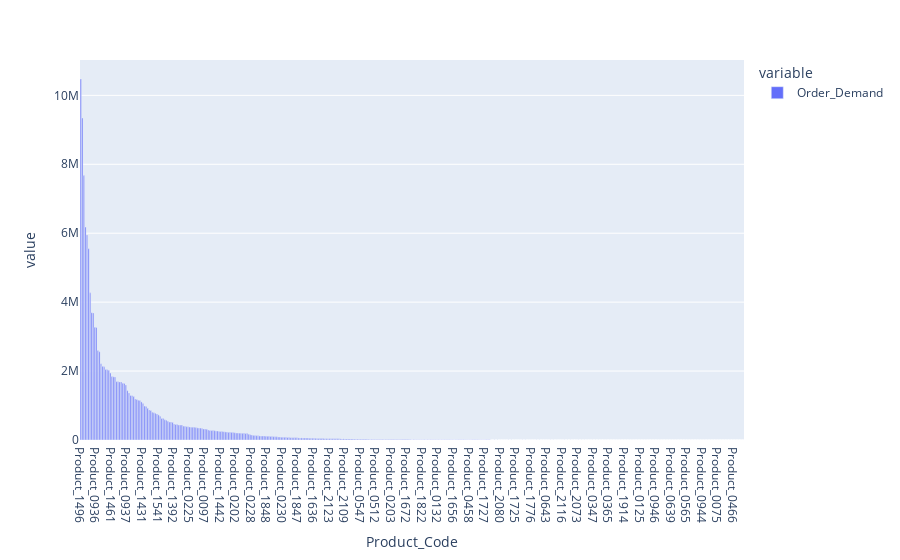

Notebook code for this chart:
### Code cell
px.bar(temp)

### Figure 1 — Plotly figure (JSON) as saved in the notebook; plotly's stock layout.template omitted (floating-point values rounded to 4 significant figures; data arrays with more than 128 entries replaced by an {"elided": "..."} marker saying what was removed)
{"data": [{"alignmentgroup": "True", "hovertemplate": "variable=Order_Demand<br>Product_Code=%{x}<br>value=%{y}<extra></extra>", "legendgroup": "Order_Demand", "marker": {"color": "#636efa", "pattern": {"shape": ""}}, "name": "Order_Demand", "offsetgroup": "Order_Demand", "orientation": "v", "showlegend": true, "textposition": "auto", "type": "bar", "x": {"elided": "427 str values"}, "xaxis": "x", "y": {"elided": "427 int values"}, "yaxis": "y"}], "layout": {"barmode": "relative", "legend": {"title": {"text": "variable"}, "tracegroupgap": 0}, "margin": {"t": 60}, "xaxis": {"anchor": "y", "domain": [0, 1], "title": {"text": "Product_Code"}}, "yaxis": {"anchor": "x", "domain": [0, 1], "title": {"text": "value"}}}}
